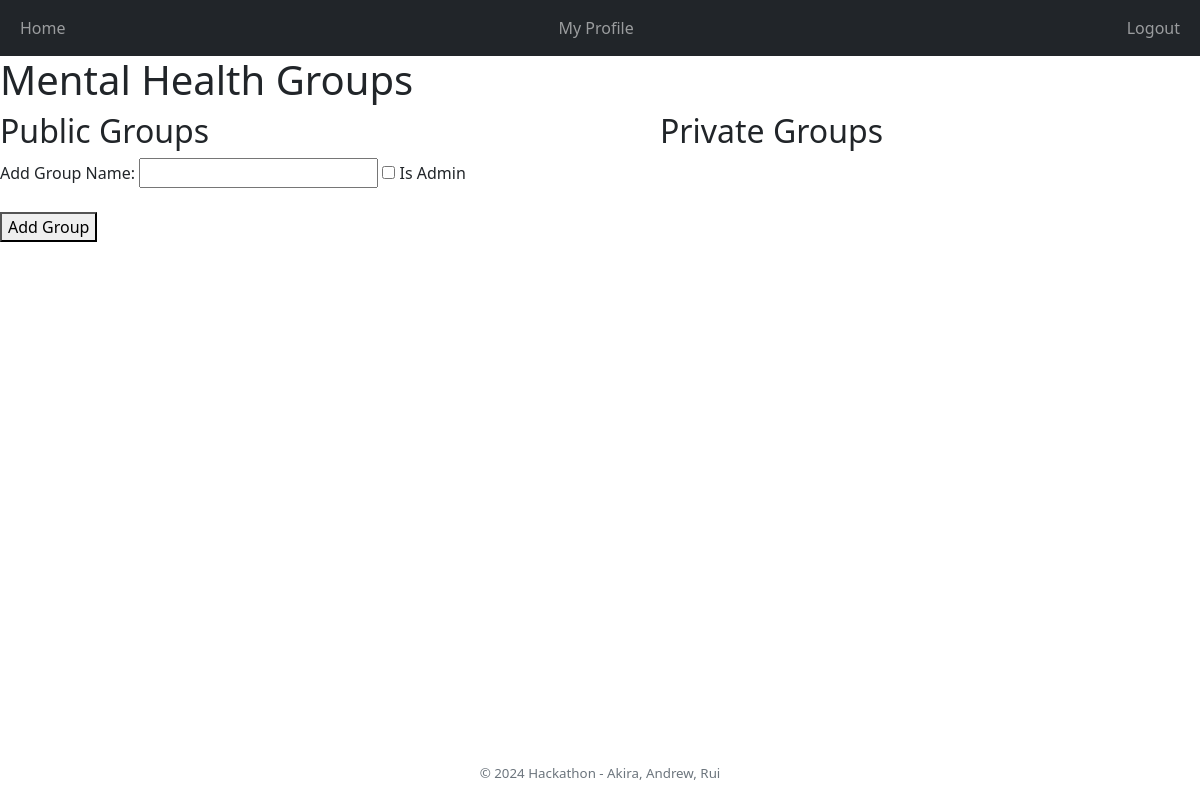
Before: /healthyhoos/mental-health/ (signed in) with the older database file.
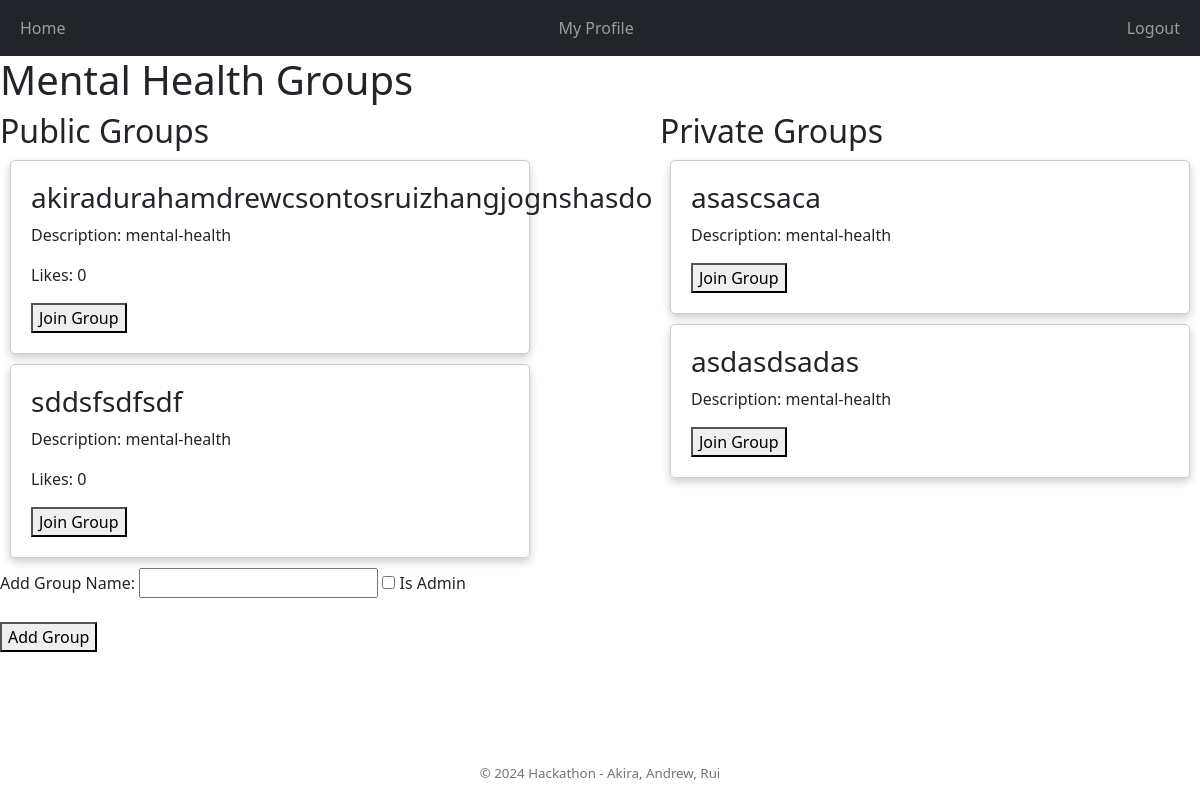
After: the same page with the newer database file.
### healthyhoos/models.py (models this page shows)
class Group(models.Model):
    name = models.CharField(max_length=100)
    description = models.TextField()
    is_public = models.BooleanField(default=False)
    likes = models.IntegerField(default=0)
    calendarID = models.CharField(max_length=100)
    tasks = models.ManyToManyField('Task', related_name='groups')
    admin_users = models.ManyToManyField(User, related_name='admin_groups')

### healthyhoos/views.py (the view)
# urls.py: path("mental-health/", views.mental_view, name="mental-health"),
@login_required
def mental_view(request):
    if request.method == 'POST':
        group_name = request.POST.get('group_name')
        is_admin = request.POST.get('is_admin')
        is_public = is_admin == 'on'
        new_group = Group.objects.create(
            name=group_name,
            description="mental-health",  # Example description
            is_public=is_public
        )
        user_object = User.objects.create(name=request.user.username)
        if is_public:
            new_group.admin_users.add(user_object)
        new_group.calendarID = createCalendar(group_name)
        new_group.save()
        mental_groups = Group.objects.filter(description="mental-health")
        return render(request, 'healthyhoos/mental.html', {'mental_groups': mental_groups})# You might want to redirect to a different URL
    else:
        mental_groups = Group.objects.filter(description="mental-health")
        return render(request, 'healthyhoos/mental.html', {'mental_groups': mental_groups})

### healthyhoos/templates/healthyhoos/mental.html (shortened to what this page needs)
{% extends 'healthyhoos/base.html' %}
{% block content %}
<h1>Mental Health Groups</h1>
<div style="display: flex; justify-content: space-between;">
    <div style="width: 45%;">
        <h2>Public Groups</h2>
        {% for group in mental_groups %}
            {% if group.is_public %}
                <form action="/healthyhoos/mental-health/{{ group.id }}/" method="post">
                    <div style="border: 1px solid #ccc; border-radius: 5px; padding: 20px; margin: 10px; box-shadow: 0 4px 8px 0 rgba(0, 0, 0, 0.2);">
                        <h3>{{ group.name }}</h3>
                        <p>Description: {{ group.description }}</p>
                        <p>Likes: {{ group.likes }}</p>
                        <button type="submit">Join Group</button>
                    </div>
                </form>
            {% endif %}
        {% endfor %}
    </div>
    <div style="width: 45%;">
        <h2>Private Groups</h2>
        {% for group in mental_groups %}
            {% if not group.is_public %}
                <form action="/healthyhoos/mental-health/{{ group.id }}/" method="post">
                    <div style="border: 1px solid #ccc; border-radius: 5px; padding: 20px; margin: 10px; box-shadow: 0 4px 8px 0 rgba(0, 0, 0, 0.2);">
                        <h3>{{ group.name }}</h3>
                        <p>Description: {{ group.description }}</p>
                        <button type="submit">Join Group</button>
                    </div>
                </form>
            {% endif %}
        {% endfor %}
    </div>
</div>
<form method="post" action="{% url 'healthyhoos:mental-health' %}">
    <label for="group_name">Add Group Name:</label>
    <input type="text" id="group_name" name="group_name" required>
    <input type="checkbox" id="is_admin" name="is_admin">
    <label for="is_admin">Is Admin</label><br><br>
    <button type="submit">Add Group</button>
</form>
{% endblock %}

Changed rows visible on the page:
added Group: name "akiradurahamdrewcsontosruizhangjognshasdo", description "mental-health", likes "0", shown under "Public Groups"
added Group: name "sddsfsdfsdf", description "mental-health", likes "0", shown under "Public Groups"
added Group: name "asascsaca", description "mental-health", shown under "Private Groups"
added Group: name "asdasdsadas", description "mental-health", shown under "Private Groups"
